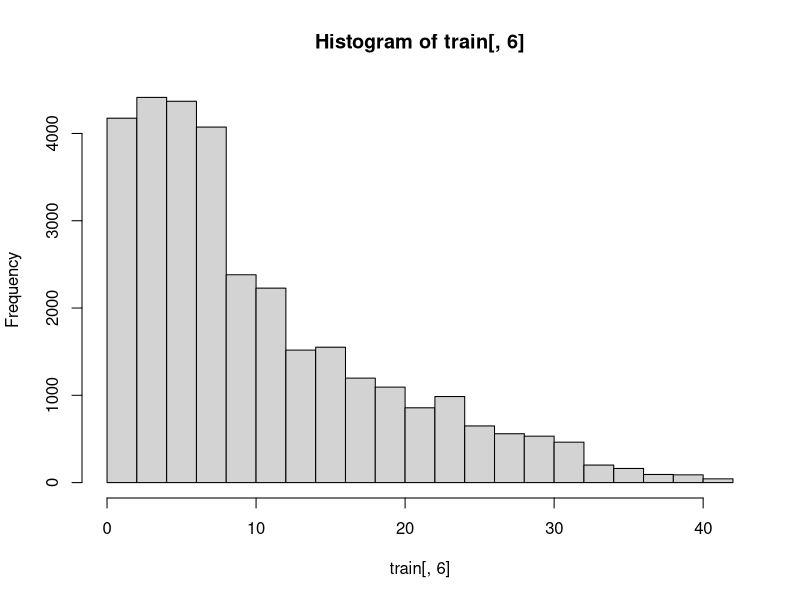
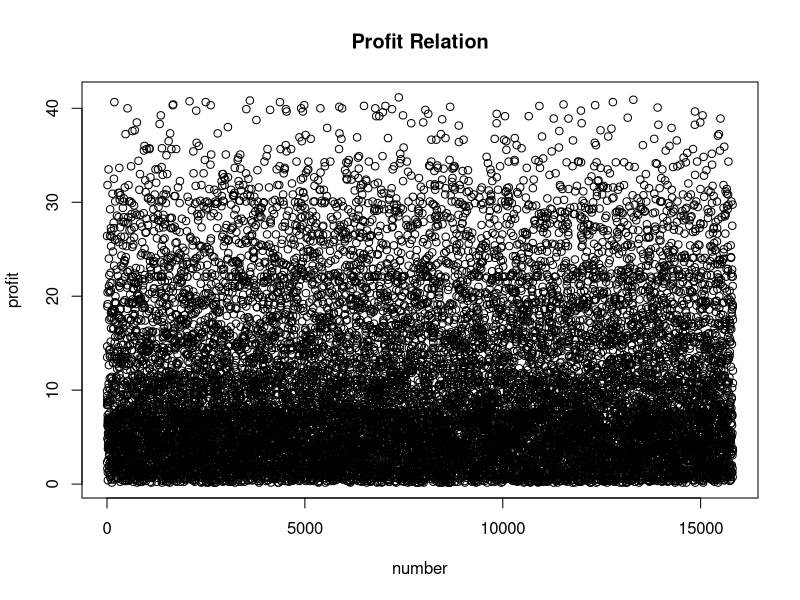
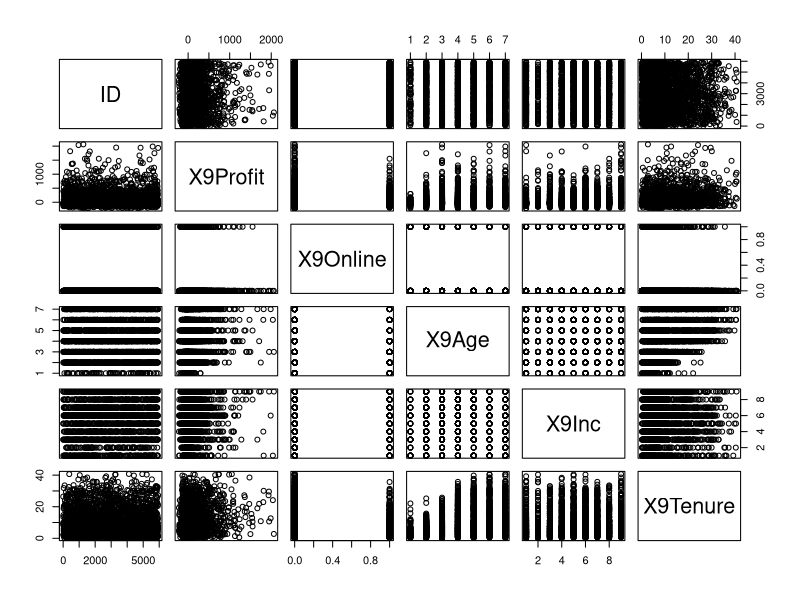
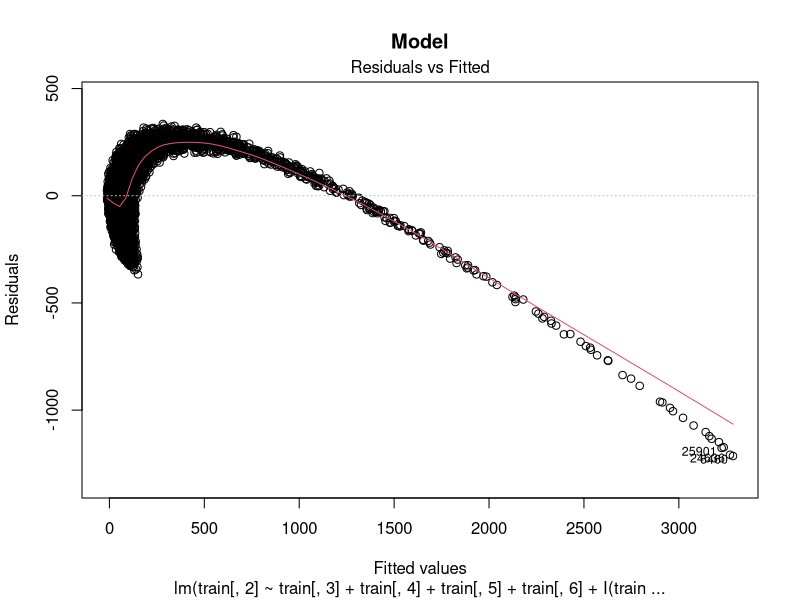
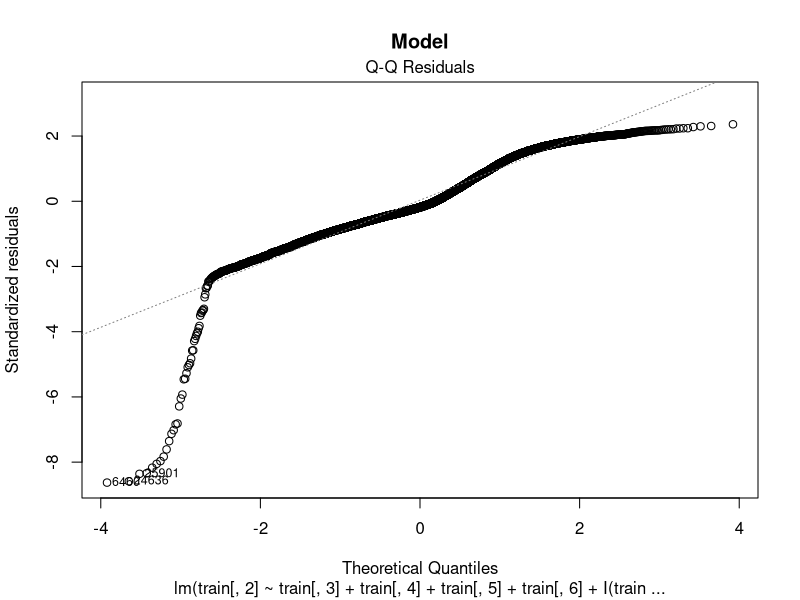

Source code (R) for these figures, in order:
#set the working directory
train <- read.csv("PilgrimCaseData.csv")

# dimension of the data
dim(train)
colnames(train)
hist(train[, 6])


#randomly devide the dataset into two parts
number<- c(sample(31634, 15817))
num<- sort(number) #Sort the variables to make it easier to compare the pridiction with the real graph
train<- train[num,] #use the training set to form a linear relationship
remain<- train[-num,] #use the remian set to test the linear formular

# observe what data lookes like
plot(train[, 6],type='p',ylab='profit', xlab='number', col='black', main='Profit Relation')
pairs(train[1:3000,1:6])

model <- lm(formula = train[,2] ~ train[, 3] + train[, 4] + train[, 5] + train[, 6] + I(train[, 2]^2) + I(train[, 3]^2) + I(train[, 4]^2) + I(train[, 5]^2) + I(train[, 6]^2),data = train)
plot(model, main = "Model", which = c(1, 2))
summary(model)




